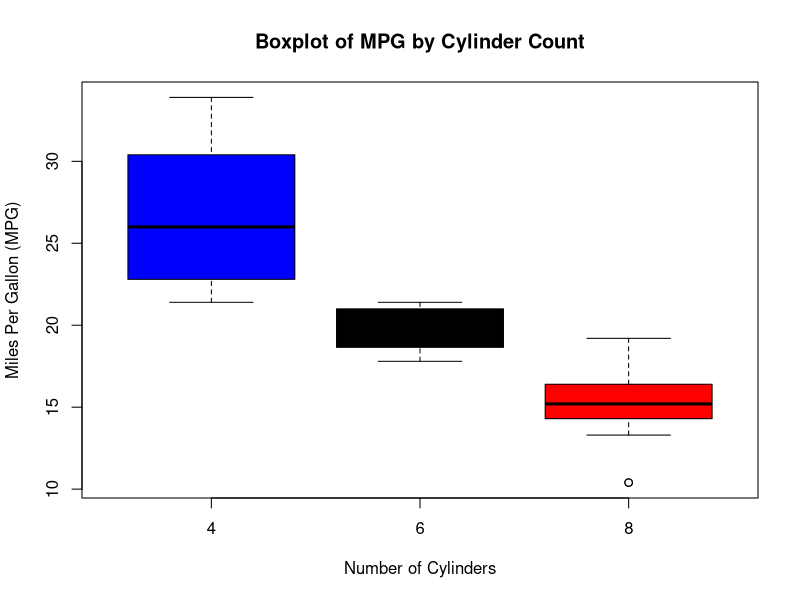
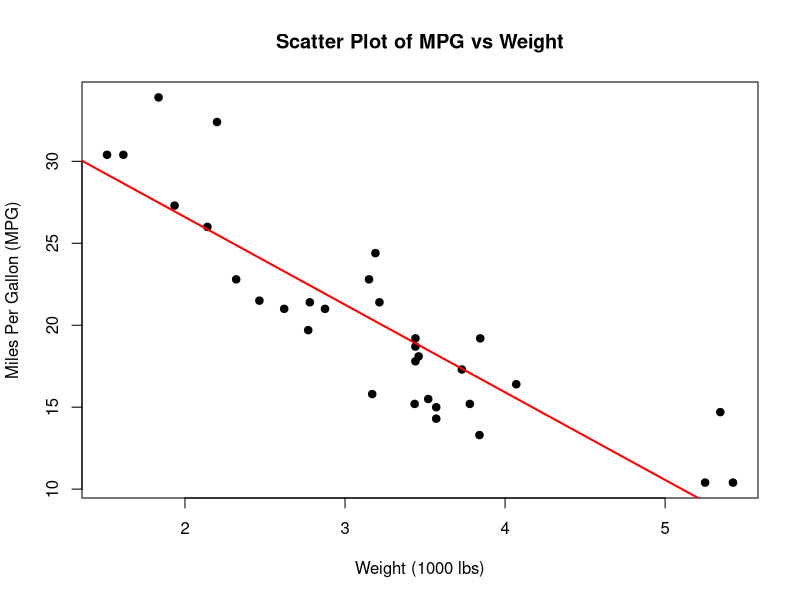

The R source for these figures, in order:
# data analysis script

# load dataset from the base R
data("mtcars")

# view the structure of the dataset
str(mtcars)

# summary statistics of the dataset
summary(mtcars)

#anova to see if there is a significant difference in mpg based on the number of cylinders
anova_result <- lm(mpg ~ as.factor(cyl), data = mtcars)
summary(anova_result)

#plot the boxplot for mpg and cyl
boxplot(mtcars$mpg ~ mtcars$cyl,
        main = "Boxplot of MPG by Cylinder Count",
        xlab = "Number of Cylinders",
        ylab = "Miles Per Gallon (MPG)",
        col = c("blue", "black", "red"))

##############This is for scatter plot analysis
#scatter plot of mpg vs wt
plot(mtcars$wt, mtcars$mpg,
     main = "Scatter Plot of MPG vs Weight",
     xlab = "Weight (1000 lbs)",
     ylab = "Miles Per Gallon (MPG)",
     pch = 19)
## add regression line
model <- lm(mpg ~ wt, data = mtcars)
abline(model, col = "red", lwd = 2)
##############
